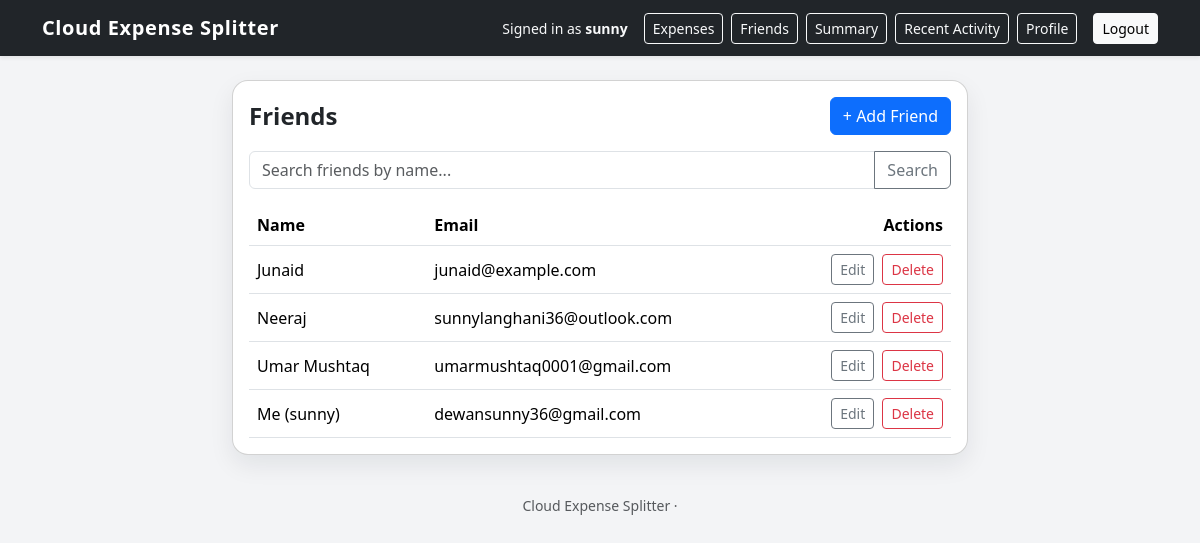
Screenshot of /friends/ (signed in) with the database file from the repository.
### expenses/models.py (models this page shows)
class Person(models.Model):
    owner = models.ForeignKey(
        User,
        on_delete=models.CASCADE,
        related_name="friends",
        null=True,
        blank=True,
    )
    name = models.CharField(
        max_length=100,
        help_text="Name of the person in the expense group.",
    )
    email = models.EmailField(
        blank=True,
        null=True,
        help_text="Optional email address (for information only, not for login).",
    )
    def __str__(self):
        if self.owner and self.owner.username and self.name == self.owner.username:
            return f"Me ({self.owner.username})"
        return self.name

### expenses/views.py (the view)
# urls.py: path("friends/", PersonListView.as_view(), name="person_list"),
class PersonListView(LoginRequiredMixin, ListView):
    model = Person
    template_name = "expenses/person_list.html"
    context_object_name = "people"
    def get_queryset(self):
        qs = Person.objects.filter(owner=self.request.user).order_by("name")
        q = self.request.GET.get("q", "").strip()
        if q:
            qs = qs.filter(name__icontains=q)
        return qs
    def get_context_data(self, **kwargs):
        context = super().get_context_data(**kwargs)
        context["query"] = self.request.GET.get("q", "").strip()
        return context

### expenses/templates/expenses/person_list.html (shortened to what this page needs)
{% extends "expenses/base.html" %}
{% block content %}
<div class="row">
    <div class="col-lg-8 mx-auto">
        <div class="card page-card">
            <div class="card-body">
                <div class="d-flex justify-content-between align-items-center mb-3">
                    <h1 class="h4 page-title mb-0">Friends</h1>
                    <a href="{% url 'person_create' %}" class="btn btn-primary">
                        + Add Friend
                    </a>
                </div>
                <form method="get" class="mb-3" novalidate>
                    <div class="input-group">
                        <input
                            type="text"
                            name="q"
                            class="form-control"
                            placeholder="Search friends by name..."
                            value="{{ query }}"
                        >
                        <button class="btn btn-outline-secondary" type="submit">
                            Search
                        </button>
                    </div>
                </form>
                {% if people %}
                    <table class="table table-hover align-middle mb-0">
                        <thead>
                        <tr>
                            <th>Name</th>
                            <th>Email</th>
                            <th class="text-end">Actions</th>
                        </tr>
                        </thead>
                        <tbody>
                        {% for person in people %}
                            <tr>
                                <td>{{ person }}</td>
                                <td>{{ person.email|default:"—" }}</td>
                                <td class="text-end">
                                    <a href="{% url 'person_update' person.pk %}"
                                       class="btn btn-sm btn-outline-secondary me-1">
                                        Edit
                                    </a>
                                    <a href="{% url 'person_delete' person.pk %}"
                                       class="btn btn-sm btn-outline-danger">
                                        Delete
                                    </a>
                                </td>
                            </tr>
                        {% endfor %}
                        </tbody>
                    </table>
                {% endif %}
            </div>
        </div>
    </div>
</div>
{% endblock %}

### expenses/templates/expenses/base.html (shortened to what this page needs)
<!DOCTYPE html>
<html lang="en">
<head>
    <link
        href="https://cdn.jsdelivr.net/npm/bootstrap@5.3.3/dist/css/bootstrap.min.css"
        rel="stylesheet"
    >
</head>
<body>
<nav class="navbar navbar-expand-lg navbar-dark bg-dark shadow-sm">
    <div class="container">
        <a class="navbar-brand" href="{% url 'expense_list' %}">
            Cloud Expense Splitter
        </a>
        <div class="ms-auto d-flex align-items-center gap-2">
            {% if user.is_authenticated %}
                <span class="text-light small me-2">
                    Signed in as <strong>{{ user.username }}</strong>
                </span>
                <a href="{% url 'expense_list' %}" class="btn btn-sm btn-outline-light">
                    Expenses
                </a>
                <a href="{% url 'person_list' %}" class="btn btn-sm btn-outline-light">
                    Friends
                </a>
                <a href="{% url 'balance_summary' %}" class="btn btn-sm btn-outline-light">
                    Summary
                <a href="{% url 'activity_list' %}" class="btn btn-sm btn-outline-light">
                    Recent Activity
                </a>
                <a href="{% url 'profile' %}" class="btn btn-sm btn-outline-light">
                    Profile
                </a>
                </a>
                <a href="{% url 'logout' %}" class="btn btn-sm btn-light ms-2">
                    Logout
                </a>
            {% endif %}
        </div>
    </div>
</nav>
<main class="container py-4">
    {% block content %}{% endblock %}
</main>
<footer class="text-center text-muted py-3 small">
    Cloud Expense Splitter &middot;
</footer>
</body>
</html>

### expenses/templates/expenses/base.html (style rules this page uses)
body { background: #f3f4f6; }
.navbar-brand { font-weight: 600; letter-spacing: 0.03em; }
.page-card { border-radius: 1rem; box-shadow: 0 10px 25px rgba(15, 23, 42, 0.08); }
.page-title { font-weight: 600; }

### rows the page displays
Person: owner+name "Junaid", email "junaid@example.com"
Person: owner+name "Neeraj", email "sunnylanghani36@outlook.com"
Person: owner+name "Umar Mushtaq", email "umarmushtaq0001@gmail.com"
Person: owner+name "Me (sunny)", email "dewansunny36@gmail.com"

### other values shown
{{ user.username }} "sunny"
